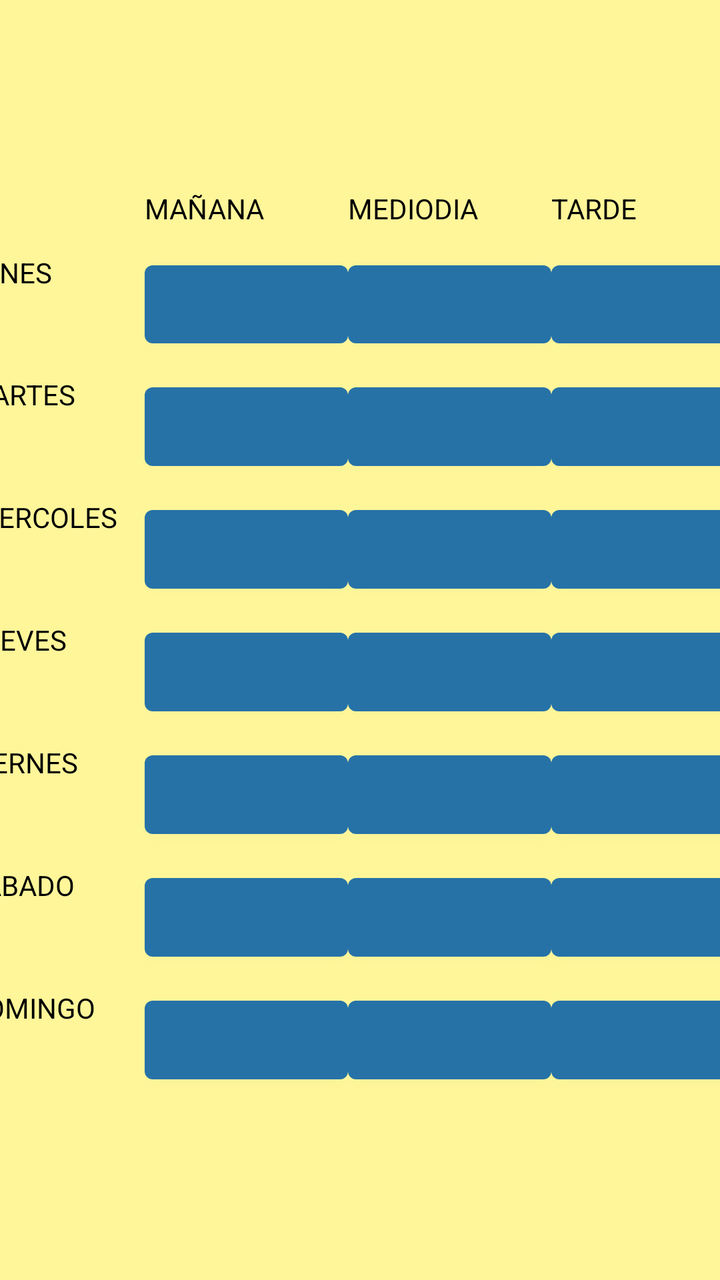
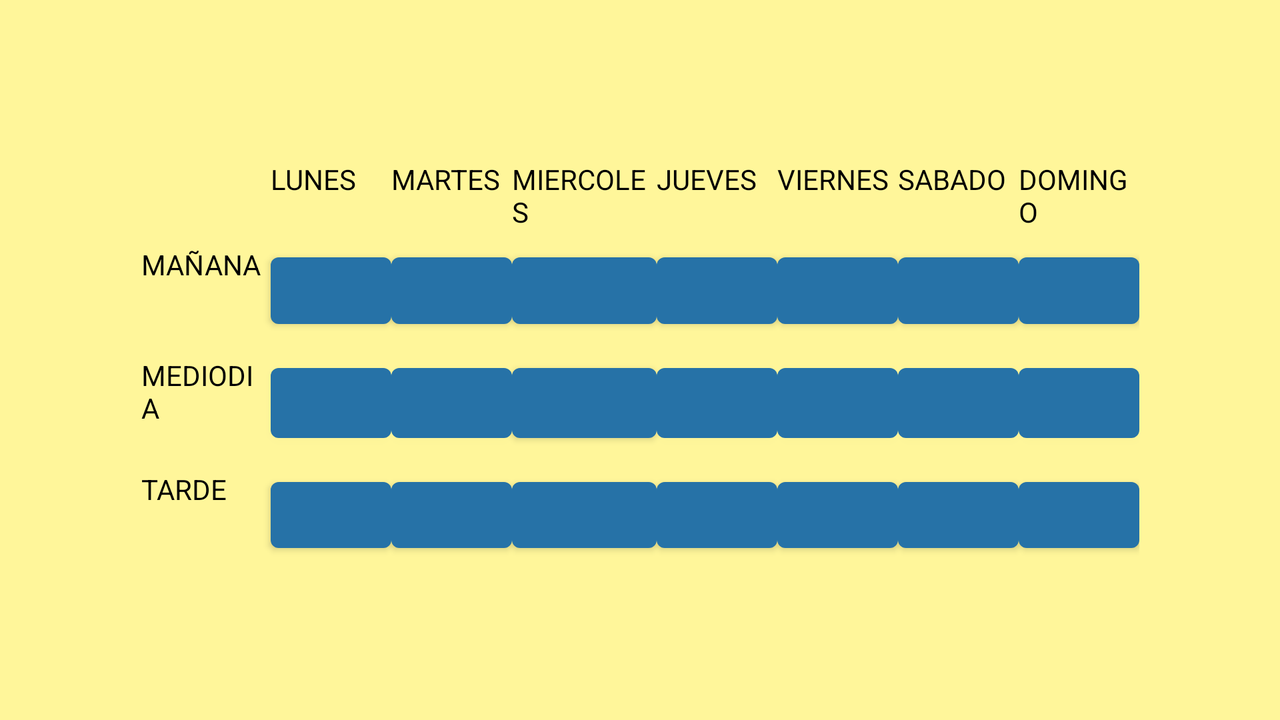

Compare how this app lays out the same screen by default and in its alternative resource folder. The renders come first, then the two layout files and the values they reference.
<!-- AndroidManifest.xml: application theme Theme.Profes_particulares -->
<!-- res/layout/fragment_horario.xml -->
<?xml version="1.0" encoding="utf-8"?>
<androidx.constraintlayout.widget.ConstraintLayout xmlns:android="http://schemas.android.com/apk/res/android"
    xmlns:app="http://schemas.android.com/apk/res-auto"
    xmlns:tools="http://schemas.android.com/tools"
    android:layout_width="match_parent"
    android:layout_height="match_parent"
    android:background="#fff69a"
    tools:context=".FragmentHorario">

    <TableLayout
        android:id="@+id/tableLayout"
        android:layout_width="404dp"
        android:layout_height="461dp"
        app:layout_constraintBottom_toBottomOf="parent"
        app:layout_constraintEnd_toEndOf="parent"
        app:layout_constraintStart_toStartOf="parent"
        app:layout_constraintTop_toTopOf="parent">


        <TableRow
            android:layout_width="match_parent"
            android:layout_height="match_parent"
            android:layout_weight="1"
            android:padding="5dip">

            <TextView
                android:layout_width="match_parent"
                android:layout_height="match_parent"
                android:layout_weight="1"
                android:text="" />

            <TextView
                android:layout_width="match_parent"
                android:layout_height="match_parent"
                android:layout_weight="1"
                android:textColor="@color/black"
                android:text="MAÑANA" />

            <TextView
                android:layout_width="match_parent"
                android:layout_height="match_parent"
                android:layout_weight="1"
                android:textColor="@color/black"
                android:text="MEDIODIA" />

            <TextView
                android:layout_width="match_parent"
                android:layout_height="match_parent"
                android:layout_weight="1"
                android:textColor="@color/black"
                android:text="TARDE" />


        </TableRow>

        <TableRow

            android:layout_width="match_parent"
            android:layout_height="match_parent"
            android:layout_weight="1"
            android:padding="5dip">

            <TextView
                android:layout_width="match_parent"
                android:layout_height="match_parent"
                android:layout_weight="1"
                android:textColor="@color/black"
                android:text="LUNES" />


            <Button
                android:id="@+id/lm"
                android:layout_width="match_parent"
                android:layout_height="match_parent"
                android:layout_weight="1"
                android:text="" />

            <Button
                android:id="@+id/lme"
                android:layout_width="match_parent"
                android:layout_height="match_parent"
                android:layout_weight="1"
                android:text="" />

            <Button
                android:id="@+id/lt"
                android:layout_width="match_parent"
                android:layout_height="match_parent"
                android:layout_weight="1"
                android:text="" />
        </TableRow>

        <TableRow
            android:layout_width="match_parent"
            android:layout_height="match_parent"
            android:layout_weight="1"
            android:padding="5dip">

            <TextView
                android:layout_width="match_parent"
                android:layout_height="match_parent"
                android:layout_weight="1"
                android:textColor="@color/black"
                android:text="MARTES" />

            <Button
                android:id="@+id/mm"
                android:layout_width="match_parent"
                android:layout_height="match_parent"
                android:layout_weight="1"
                android:text="" />

            <Button
                android:id="@+id/mme"
                android:layout_width="match_parent"
                android:layout_height="match_parent"
                android:layout_weight="1"
                android:text="" />

            <Button
                android:id="@+id/mt"
                android:layout_width="match_parent"
                android:layout_height="match_parent"
                android:layout_weight="1"
                android:text="" />
        </TableRow>

        <TableRow
            android:layout_width="match_parent"
            android:layout_height="match_parent"
            android:layout_weight="1"
            android:padding="5dip">

            <TextView
                android:layout_width="match_parent"
                android:layout_height="match_parent"
                android:layout_weight="1"
                android:text="MIERCOLES"
                android:textColor="@color/black" />

            <Button
                android:id="@+id/xm"
                android:layout_width="match_parent"
                android:layout_height="match_parent"
                android:layout_weight="1"
                android:text="" />

            <Button
                android:id="@+id/xme"
                android:layout_width="match_parent"
                android:layout_height="match_parent"
                android:layout_weight="1"
                android:text="" />

            <Button
                android:id="@+id/xt"
                android:layout_width="match_parent"
                android:layout_height="match_parent"
                android:layout_weight="1"
                android:text="" />
        </TableRow>

        <TableRow
            android:layout_width="match_parent"
            android:layout_height="match_parent"
            android:layout_weight="1"
            android:padding="5dip">

            <TextView
                android:layout_width="match_parent"
                android:layout_height="match_parent"
                android:layout_weight="1"
                android:textColor="@color/black"
                android:text="JUEVES" />

            <Button
                android:id="@+id/jm"
                android:layout_width="match_parent"
                android:layout_height="match_parent"
                android:layout_weight="1"
                android:text="" />

            <Button
                android:id="@+id/jme"
                android:layout_width="match_parent"
                android:layout_height="match_parent"
                android:layout_weight="1"
                android:text="" />

            <Button
                android:id="@+id/jt"
                android:layout_width="match_parent"
                android:layout_height="match_parent"
                android:layout_weight="1"
                android:text="" />
        </TableRow>

        <TableRow
            android:layout_width="match_parent"
            android:layout_height="match_parent"
            android:layout_weight="1"
            android:padding="5dip">

            <TextView
                android:layout_width="match_parent"
                android:layout_height="match_parent"
                android:layout_weight="1"
                android:textColor="@color/black"
                android:text="VIERNES" />

            <Button
                android:id="@+id/vm"
                android:layout_width="match_parent"
                android:layout_height="match_parent"
                android:layout_weight="1"
                android:text="" />

            <Button
                android:id="@+id/vme"
                android:layout_width="match_parent"
                android:layout_height="match_parent"
                android:layout_weight="1"
                android:text="" />

            <Button
                android:id="@+id/vt"
                android:layout_width="match_parent"
                android:layout_height="match_parent"
                android:layout_weight="1"
                android:text="" />
        </TableRow>

        <TableRow
            android:layout_width="match_parent"
            android:layout_height="match_parent"
            android:layout_weight="1"
            android:padding="5dip">

            <TextView
                android:layout_width="match_parent"
                android:layout_height="match_parent"
                android:layout_weight="1"
                android:textColor="@color/black"
                android:text="SABADO" />

            <Button
                android:id="@+id/sm"
                android:layout_width="match_parent"
                android:layout_height="match_parent"
                android:layout_weight="1"
                android:text="" />

            <Button
                android:id="@+id/sme"
                android:layout_width="match_parent"
                android:layout_height="match_parent"
                android:layout_weight="1"
                android:text="" />

            <Button
                android:id="@+id/st"
                android:layout_width="match_parent"
                android:layout_height="match_parent"
                android:layout_weight="1"
                android:text="" />
        </TableRow>

        <TableRow
            android:layout_width="match_parent"
            android:layout_height="match_parent"
            android:layout_weight="1"
            android:padding="5dip">

            <TextView
                android:layout_width="match_parent"
                android:layout_height="match_parent"
                android:layout_weight="1"
                android:textColor="@color/black"
                android:text="DOMINGO" />

            <Button
                android:id="@+id/dm"
                android:layout_width="match_parent"
                android:layout_height="match_parent"
                android:layout_weight="1"
                android:text="" />

            <Button
                android:id="@+id/dme"
                android:layout_width="match_parent"
                android:layout_height="match_parent"
                android:layout_weight="1"
                android:text="" />

            <Button
                android:id="@+id/dt"
                android:layout_width="match_parent"
                android:layout_height="match_parent"
                android:layout_weight="1"
                android:text="" />
        </TableRow>
    </TableLayout>
</androidx.constraintlayout.widget.ConstraintLayout>
<!-- resources referenced by this layout -->
<resources>
  <color name="black">#FF000000</color>
  <style name="Theme.Profes_particulares" parent="Theme.MaterialComponents.DayNight.DarkActionBar">
          
          <item name="colorPrimary">@color/purple_500</item>
          <item name="colorPrimaryVariant">@color/purple_700</item>
          <item name="colorOnPrimary">@color/white</item>
          
          <item name="colorSecondary">@color/teal_200</item>
          <item name="colorSecondaryVariant">@color/teal_700</item>
          <item name="colorOnSecondary">@color/black</item>
          
          <item name="android:statusBarColor">?attr/colorPrimaryVariant</item>
          
      </style>
  <color name="purple_500">#2672a7</color>
  <color name="purple_700">#FF3700B3</color>
  <color name="white">#FFFFFFFF</color>
  <color name="teal_200">#FF03DAC5</color>
  <color name="teal_700">#FF018786</color>
</resources>
<!-- res/layout-land/fragment_horario.xml (the repository's variant of the layout above) -->
<!-- drawn on the phone turned sideways -->
<?xml version="1.0" encoding="utf-8"?>
<androidx.constraintlayout.widget.ConstraintLayout xmlns:android="http://schemas.android.com/apk/res/android"
    xmlns:app="http://schemas.android.com/apk/res-auto"
    xmlns:tools="http://schemas.android.com/tools"
    android:layout_width="match_parent"
    android:layout_height="match_parent"
    android:background="#fff69a"
    tools:context=".FragmentHorario">


    <TableLayout

        android:id="@+id/tableLayout"
        android:layout_width="509dp"
        android:layout_height="210dp"
        app:layout_constraintBottom_toBottomOf="parent"
        app:layout_constraintEnd_toEndOf="parent"
        app:layout_constraintStart_toStartOf="parent"
        app:layout_constraintTop_toTopOf="parent">

        <TableRow
            android:layout_width="match_parent"
            android:layout_height="match_parent"
            android:layout_weight="1"
            android:padding="5dip">

            <TextView
                android:layout_width="match_parent"
                android:layout_height="match_parent"
                android:layout_weight="1"
                android:text="" />

            <TextView
                android:layout_width="56dp"
                android:layout_height="match_parent"
                android:layout_weight="1"
                android:text="LUNES"
                android:textColor="@color/black" />

            <TextView
                android:layout_width="match_parent"
                android:layout_height="match_parent"
                android:layout_weight="1"
                android:text="MARTES"
                android:textColor="@color/black" />

            <TextView
                android:layout_width="100dp"
                android:layout_height="match_parent"
                android:layout_weight="1"
                android:text="MIERCOLES"
                android:textColor="@color/black" />

            <TextView
                android:layout_width="match_parent"
                android:layout_height="match_parent"
                android:layout_weight="1"
                android:text="JUEVES"
                android:textColor="@color/black" />

            <TextView
                android:layout_width="match_parent"
                android:layout_height="match_parent"
                android:layout_weight="1"
                android:text="VIERNES"
                android:textColor="@color/black" />

            <TextView
                android:layout_width="match_parent"
                android:layout_height="match_parent"
                android:layout_weight="1"
                android:text="SABADO"
                android:textColor="@color/black" />

            <TextView
                android:layout_width="88dp"
                android:layout_height="match_parent"
                android:layout_weight="1"
                android:text="DOMINGO"
                android:textColor="@color/black" />


        </TableRow>

        <TableRow

            android:layout_width="match_parent"
            android:layout_height="match_parent"
            android:layout_weight="1"
            android:padding="5dip">

            <TextView
                android:layout_width="92dp"
                android:layout_height="match_parent"
                android:layout_weight="1"
                android:text="MAÑANA"
                android:textColor="@color/black" />


            <Button
                android:id="@+id/lm"
                android:layout_width="match_parent"
                android:layout_height="match_parent"
                android:layout_weight="1"
                android:onClick="onclickLun"
                android:text="" />

            <Button
                android:id="@+id/mm"
                android:layout_width="match_parent"
                android:layout_height="match_parent"
                android:layout_weight="1"
                android:onClick="onclickMar"
                android:text="" />

            <Button
                android:id="@+id/xm"
                android:layout_width="match_parent"
                android:layout_height="match_parent"
                android:layout_weight="1"
                android:onClick="onclickMie"
                android:text="" />

            <Button
                android:id="@+id/jm"
                android:layout_width="match_parent"
                android:layout_height="match_parent"
                android:layout_weight="1"
                android:onClick="onclickJue"
                android:text="" />

            <Button
                android:id="@+id/vm"
                android:layout_width="match_parent"
                android:layout_height="match_parent"
                android:layout_weight="1"
                android:onClick="onclickVie"
                android:text="" />

            <Button
                android:id="@+id/sm"
                android:layout_width="match_parent"
                android:layout_height="match_parent"
                android:layout_weight="1"
                android:onClick="onclickSab"
                android:text="" />

            <Button
                android:id="@+id/dm"
                android:layout_width="match_parent"
                android:layout_height="match_parent"
                android:layout_weight="1"
                android:onClick="onclickDom"
                android:text="" />


        </TableRow>

        <TableRow
            android:layout_width="match_parent"
            android:layout_height="match_parent"
            android:layout_weight="1"
            android:padding="5dip">

            <TextView
                android:layout_width="match_parent"
                android:layout_height="match_parent"
                android:layout_weight="1"
                android:text="MEDIODIA"
                android:textColor="@color/black" />

            <Button
                android:id="@+id/lme"
                android:layout_width="match_parent"
                android:layout_height="match_parent"
                android:layout_weight="1"
                android:onClick="onclickLun"
                android:text="" />


            <Button
                android:id="@+id/mme"
                android:layout_width="match_parent"
                android:layout_height="match_parent"
                android:layout_weight="1"
                android:onClick="onclickMar"
                android:text="" />

            <Button
                android:id="@+id/xme"
                android:layout_width="match_parent"
                android:layout_height="match_parent"
                android:layout_weight="1"
                android:onClick="onclickMie"
                android:text="" />

            <Button
                android:id="@+id/jme"
                android:layout_width="match_parent"
                android:layout_height="match_parent"
                android:layout_weight="1"
                android:onClick="onclickJue"
                android:text="" />

            <Button
                android:id="@+id/vme"
                android:layout_width="match_parent"
                android:layout_height="match_parent"
                android:layout_weight="1"
                android:onClick="onclickVie"
                android:text="" />

            <Button
                android:id="@+id/sme"
                android:layout_width="match_parent"
                android:layout_height="match_parent"
                android:layout_weight="1"
                android:onClick="onclickSab"
                android:text="" />

            <Button
                android:id="@+id/dme"
                android:layout_width="match_parent"
                android:layout_height="match_parent"
                android:layout_weight="1"
                android:onClick="onclickDom"
                android:text="" />


        </TableRow>

        <TableRow
            android:layout_width="match_parent"
            android:layout_height="match_parent"
            android:layout_weight="1"
            android:padding="5dip">

            <TextView
                android:layout_width="match_parent"
                android:layout_height="match_parent"
                android:layout_weight="1"
                android:text="TARDE"
                android:textColor="@color/black" />

            <Button
                android:id="@+id/lt"
                android:layout_width="match_parent"
                android:layout_height="match_parent"
                android:layout_weight="1"
                android:onClick="onclickLun"
                android:text="" />

            <Button
                android:id="@+id/mt"
                android:layout_width="match_parent"
                android:layout_height="match_parent"
                android:layout_weight="1"
                android:onClick="onclickMar"
                android:text="" />

            <Button
                android:id="@+id/xt"
                android:layout_width="match_parent"
                android:layout_height="match_parent"
                android:layout_weight="1"
                android:onClick="onclickMie"
                android:text="" />

            <Button
                android:id="@+id/jt"
                android:layout_width="match_parent"
                android:layout_height="match_parent"
                android:layout_weight="1"
                android:onClick="onclickJue"
                android:text="" />

            <Button
                android:id="@+id/vt"
                android:layout_width="match_parent"
                android:layout_height="match_parent"
                android:layout_weight="1"
                android:onClick="onclickVie"
                android:text="" />

            <Button
                android:id="@+id/st"
                android:layout_width="match_parent"
                android:layout_height="match_parent"
                android:layout_weight="1"
                android:onClick="onclickSab"
                android:text="" />

            <Button
                android:id="@+id/dt"
                android:layout_width="match_parent"
                android:layout_height="match_parent"
                android:layout_weight="1"
                android:onClick="onclickDom"
                android:text="" />
        </TableRow>
    </TableLayout>
</androidx.constraintlayout.widget.ConstraintLayout>
